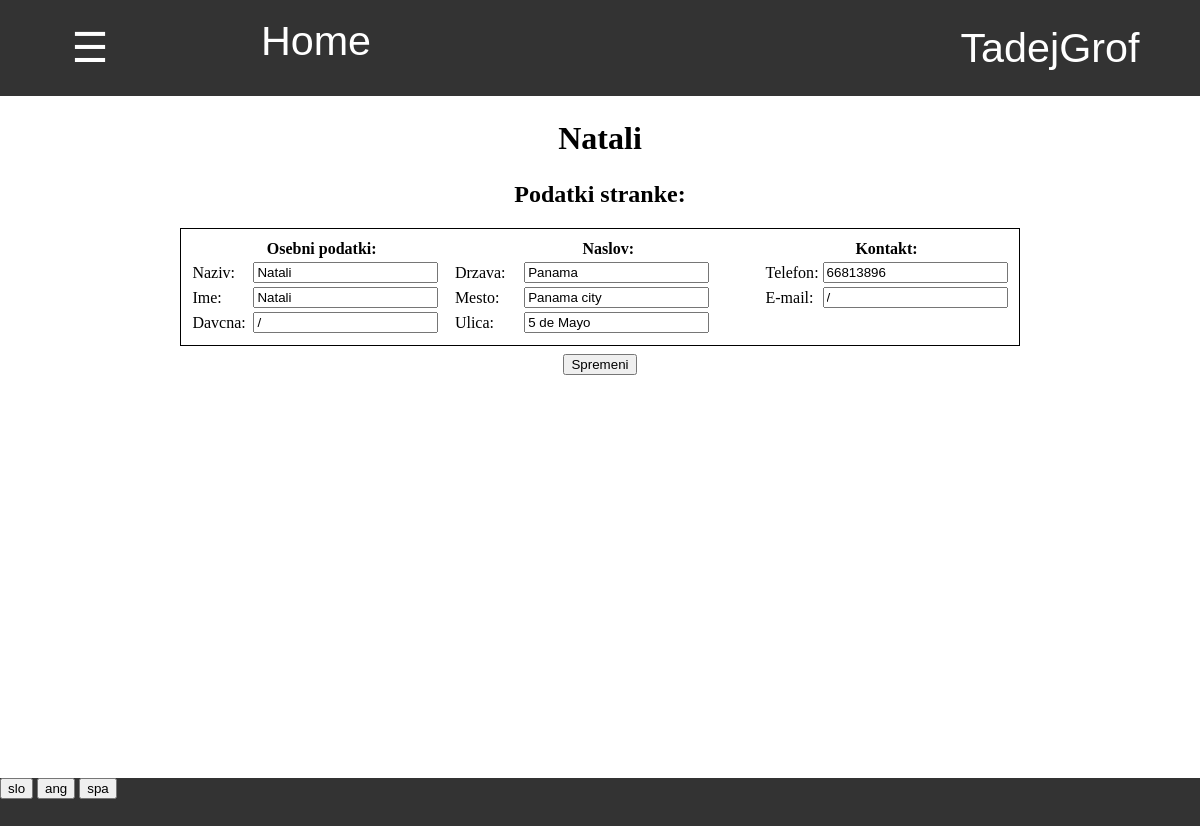
The app's page /pregled_strank/ogled_stranke/3/ (signed in) with its own data.
### prodaja/models.py (models this page shows, shortened)
class Stranka(models.Model):
    prodaja = models.ForeignKey(Prodaja, default=1, on_delete=models.CASCADE)
    naziv = models.CharField(default="", max_length=30)
    ime = models.CharField(default="", max_length=30)
    telefon = models.CharField(default="", max_length=20)
    mail = models.CharField(default="",max_length=40)
    naslov = models.OneToOneField(Naslov, on_delete=models.CASCADE, default=0)
    davcna = models.CharField(default="", max_length=30)
    status = models.CharField(default='aktivno',max_length=10)
    stevilo_kupljenih = models.IntegerField(default=0)
    skupna_cena_kupljenih = models.DecimalField(decimal_places=1,max_digits=5,default=0)

class Naslov(models.Model):
    drzava = models.CharField(default="", max_length=20)
    mesto = models.CharField(default="", max_length=20)
    naslov = models.CharField(default="", max_length=40)

### program/models.py (models this page shows, shortened)
class Profil(models.Model):
    user = models.OneToOneField(User,on_delete=models.CASCADE)
    jezik =  models.CharField(default="spa",max_length=3, choices=JEZIKI)
    stranka = models.OneToOneField(Stranka, on_delete=models.CASCADE, default=None, null=True, blank=True)
    celo_ime = models.CharField(default="",max_length=40)
    tip_banke = models.CharField(default="",max_length=40)
    stevilka_racuna = models.CharField(default="",max_length=40)
    telefon = models.CharField(default="",max_length=40)

### program/pregled_views.py (the view)
# urls.py: path('ogled_stranke/<int:pk>/',pregled_views.ogled_stranke, name="ogled_stranke"),
def ogled_stranke(request, pk):
    stranka = Stranka.objects.get(pk=pk)
    return pokazi_stran(request,'pregled/stranka.html',{'stranka':stranka})

### program/models.py (called while the page is built)
    @property
    def vrni_jezike(self):
        return JEZIKI

### request_funkcije.py (called while the page is built)
def vrni_slovar(request):
    with open('slovar.json') as dat:
        slovar = json.load(dat)
    return slovar

def pokazi_stran(request, html, baze={}):
    je_stranka = False
    program = Program.objects.first()
    zaloga = Zaloga.objects.first()
    if request.user.profil.stranka != None:
        je_stranka = True
    slovar = {'je_stranka':je_stranka,'program':program,'slovar':vrni_slovar(request),'jezik':request.user.profil.jezik}
    slovar.update(baze)
    if not 'zaloga' in baze:
        slovar.update({'zaloga':zaloga})
    slovar.update({'zaloga_pk':slovar['zaloga'].pk})
    return render(request, html, slovar)

### zaloga/templatetags/zaloga_exstras.py (called while the page is built)
@register.filter
def keyvalue(dict, key):
    return dict[key]

### program/templates/pregled/stranka.html (shortened to what this page needs)
{% extends 'program/base.html' %}
{% load zaloga_exstras %}
{% block content %}
<h1 style="margin-top:2%"> {{stranka.naziv}} </h1>
<h2 style="margin-top:2%"> Podatki stranke: </h2>
<div style="display:inline-block;width:70%;text-align:center">
    <table style="padding:1%;border:1px solid black" class="tabela_podatkov">
        <tr>
            <th width="33%" colspan="2"> {{slovar|keyvalue:'Osebni podatki'|keyvalue:jezik}}: </th>
            <th width="42%" colspan="2"> {{slovar|keyvalue:'Naslov'|keyvalue:jezik}}: </th>
            <th width="25%" colspan="2"> {{slovar|keyvalue:'Kontakt'|keyvalue:jezik}}: </th>
        </tr>
        <tr>
            <td> {{slovar|keyvalue:'Naziv'|keyvalue:jezik}}: </td>
            <td> <input form="spremeni" value="{{stranka.naziv}}" name="naziv" type="text" required autocomplete="off"> </td>
            <td> {{slovar|keyvalue:'Drzava'|keyvalue:jezik}}: </td>
            <td> <input form="spremeni" value="{{stranka.naslov.drzava}}" name="drzava" type="text" required autocomplete="off"> </td>
            <td> {{slovar|keyvalue:'Telefon'|keyvalue:jezik}}: </td>
            <td> <input form="spremeni" name="telefon" value="{{stranka.telefon}}" type="text" autocomplete="off"> </td>
        </tr>
        <tr>
            <td> {{slovar|keyvalue:'Ime'|keyvalue:jezik}}: </td>
            <td> <input form="spremeni" value="{{stranka.ime}}" name="ime" type="text" required autocomplete="off"> </td>
            <td> {{slovar|keyvalue:'Mesto'|keyvalue:jezik}}: </td>
            <td> <input form="spremeni" value="{{stranka.naslov.mesto}}" name="mesto" type="text" required autocomplete="off"> </td>
            <td> {{slovar|keyvalue:'E-mail'|keyvalue:jezik}}: </td>
            <td> <input form="spremeni" value="{{stranka.mail}}" name="mail" type="text" autocomplete="off"> </td>
        </tr>
        <tr>
            <td> {{slovar|keyvalue:'Davcna'|keyvalue:jezik}}: </td>
            <td> <input form="spremeni" value="{{stranka.davcna}}" name="davcna" type="text" autocomplete="off"> </td>
            <td> {{slovar|keyvalue:'Ulica'|keyvalue:jezik}}: </td>
            <td> <input form="spremeni" value="{{stranka.naslov.naslov}}" name="naslov" type="text" required autocomplete="off"> </td>
        </tr>
    </table>
    <form id="spremeni" action="{% url 'sprememba_stranke' stranka.pk %}" method="POST">
        <input type="submit" value="{{slovar|keyvalue:'Spremeni'|keyvalue:jezik}}">
    </form>
</div>
{% endblock %}

### program/templates/css/navbar.html (shortened to what this page needs)
{% load zaloga_exstras %}
<div id="navbar" class="navbar">
    {% if je_stranka %}
        <div style="display:inline-block;width:28%"><a href="{% url 'stranka_pregled_narocil' %}" style="width:100%"> Pregled narocil </a></div>
        <div style="display:inline-block;width:22%"><a href="{% url 'stranka_zgodovina' %}" style="width:100%"> Zgodovina </a></div>
        <a style="width:15%" href="/">Home</a>
    {% else %}
        <button onclick="odpri()" class="nav" style="width:15%"> ☰ </button>
        <a style="width:20%" href="/">Home</a>
    {% endif %}
    <div class="racun dropdown" id="racun">
        <button class="dropbtn" >{{ user.get_username }}
        </button>
    </div>
</div>

### program/static/css/footer.css (style rules this page uses)
div { margin: 0%; padding: 0%; }
div input { margin: 0%; }
div form { margin:0%; padding: 0% }

### program/templates/program/base.html (style rules this page uses)
body { margin: 0%; padding: 0%; overflow:hidden; }
div { margin: 0%; padding: 0%; }

### program/templates/css/tabele.html (style rules this page uses)
table.tabela_podatkov { width:100%; margin-bottom:1%; }

### program/templates/css/navbar.html (style rules this page uses)
.navbar { overflow: hidden; background-color: #333; font-family: Arial; height:12% }
.navbar a { float: left; font-size: 5vmin; color: white; text-align: center; padding: 18px 16px; text-decoration:none; height:100%; }
.navbar .dropdown, .nav { float: left; height:100%; width:100%; margin:0; overflow:hidden; }
.navbar .dropdown .dropbtn, .nav { font-size: 5vmin; border: none; outline: none; color: white; padding: 12px 16px; width:100%; height:100%; background-color: inherit; font-family: inherit; margin: 0; }
.navbar .racun { float:right; width:300px; overflow:hidden }

### records on screen
Stranka: naziv "Natali", drzava "Panama", telefon "66813896", ime "Natali", mesto "Panama city", mail "/", davcna "/", naslov "5 de Mayo"
Profil: jezik "Osebni podatki", jezik "Naslov", jezik "Kontakt", jezik "Naziv", jezik "Drzava", jezik "Telefon", jezik "Ime", jezik "Mesto", jezik "E-mail", jezik "Davcna", jezik "Ulica", jezik "Spremeni"

### other values on screen
{{ user.get_username }} "TadejGrof"
